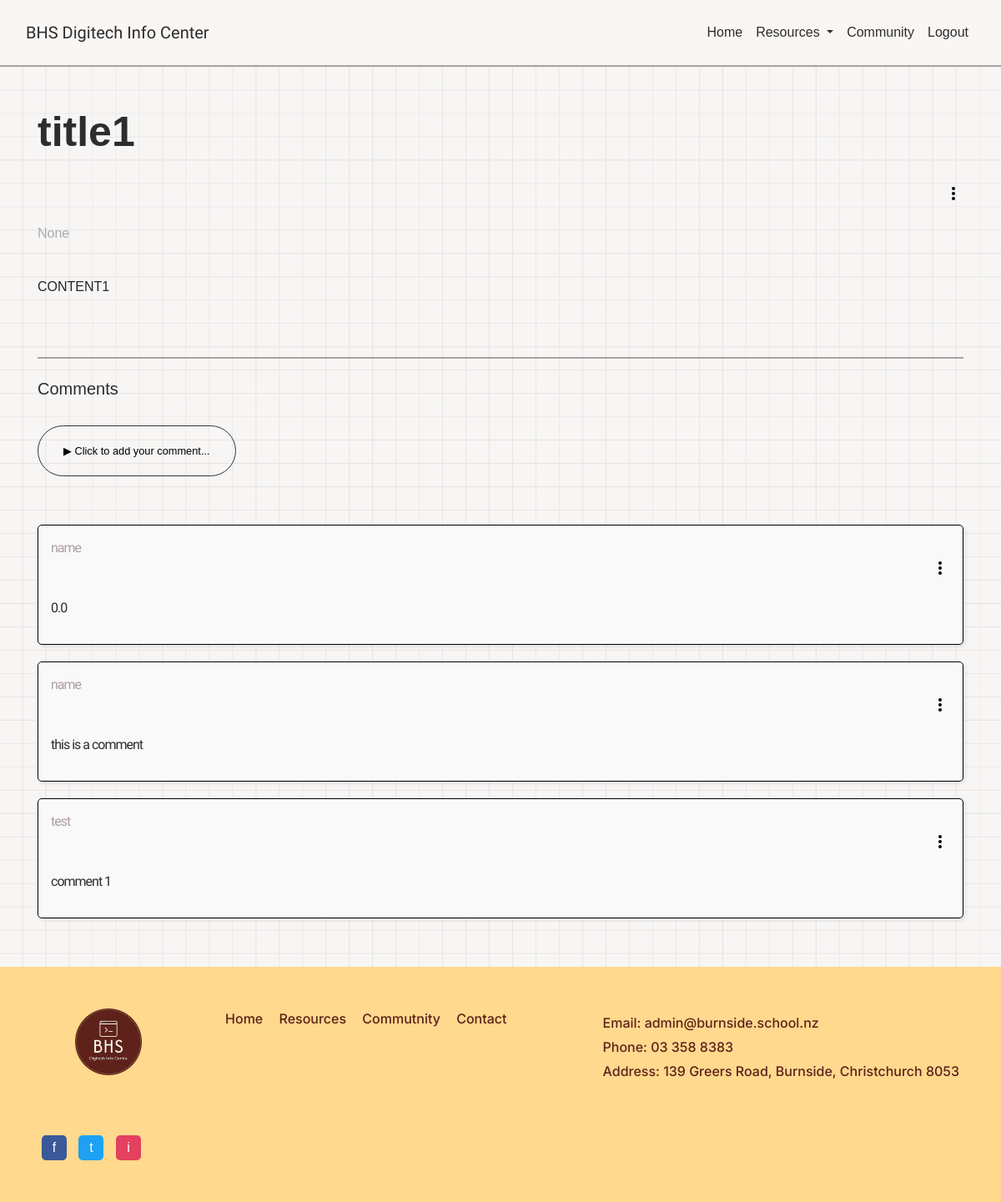
The page /forum/1/ (signed in) on the database its author committed.
### tables this page shows
CREATE TABLE forum_posts (postID INTEGER PRIMARY KEY, userID INTEGER REFERENCES user (userID), title TEXT, content TEXT, post_date TIMESTAMP DEFAULT (CURRENT_TIMESTAMP));

CREATE TABLE comments (comID INTEGER PRIMARY KEY, userID INTEGER REFERENCES user (userID), postID INTEGER REFERENCES forum_posts (postID), content TEXT, com_date TIMESTAMP DEFAULT (CURRENT_TIMESTAMP));

CREATE TABLE user (userID INTEGER PRIMARY KEY, email TEXT, username TEXT, password TEXT, profile_pic TEXT);

### website/views.py (the view)
@views.route('/forum/<id>/', methods=['GET', 'POST'])
def forum(id):
    if id == 'home':
        sql = 'SELECT * FROM forum_posts;'
        posts = query_db(sql)
        if posts:
            return render_template('forumHome.html', posts=posts)
        else:
            return render_template('forumHome.html', posts='No posts are currently available')
    elif id == None:
        abort(404)
    else:
        try:
            id = int(id)
            sql_post = '''SELECT f.title, f.content, f.post_date, u.username, u.userID, u.profile_pic
            FROM user u
            LEFT JOIN forum_posts f on u.userID = f.userID
            WHERE f.postID = ?;'''
            post_data = query_db(sql_post, (id,), one=True)
            if not post_data: # post doesn't exist
                flash('Post not available.', category='error')
                return redirect(url_for('views.forum', id = 'home'))
            sql_comment = '''SELECT c.*, u.username
            FROM comments c
            LEFT JOIN user u ON c.userID = u.userID
            WHERE c.postID = ?;'''
            comment_data = query_db(sql_comment, (id,))
            return render_template('forum.html', postID = id,
            title = post_data[0],
            content = post_data[1],
            date = post_data[2],
            username = post_data[3],
            userID = post_data[4],
            profile_pic = post_data[5], comments = comment_data)
        except ValueError:
            abort(404)

### website/views.py (called while the page is built)
def query_db(sql, args=(), one=False):
    db = sqlite3.connect('web.db')
    cursor = db.cursor()
    cursor.execute(sql, args)
    results = cursor.fetchall()
    db.commit()
    db.close()
    return (results[0] if results else None) if one else results

### website/templates/forum.html (shortened to what this page needs)
{% extends "base.html" %} {% block title %}{{ title }}{% endblock %}
{% block content %}
<br><br>
<h1>{{ title }}</h1>
{% include "dotPost.html" with context %}
<p class="date">{{ date }}</p>
<br>
<pre>{{ content }}</pre>
<br><br>
<div style='border-top:2px solid #aba3a3'>
    <br>
    <h5>Comments</h5>
    <br>
    <div>
        {% if 'user' in session %}
            <button class="comment-btn" onclick="document.getElementById('commentBox').classList.toggle('hidden');">▶ Click to add your comment...</button>
            <br>
        {% else %}
            <p>Please <a href="{{ url_for('auth.login') }}" class="custom-link-underline">log in</a> to add a comment.</p>
        {% endif %}
        <br><br>
        <ul class="comment-ul list-group list-group-flush" id="comments">
            {% for comment in comments %}
                <li class="comment-list-li heading-d">
                    <p class="inline" style="color: rgb(174, 158, 158)">{{ comment[5] }}</p>
                    {% include "dotComment.html" %}
                    <p>{{ comment[3] }}</p>
                </li>
            {% endfor %}
        </ul>
    </div>
</div><br><br>
{% endblock %}

### website/templates/dotComment.html (shortened to what this page needs)
<div class="container mt-5 inline">
    <div class="dropdown" align="right">
        <button class="dot-btn" id="dropdownMenuButton" data-toggle="dropdown" aria-haspopup="true" aria-expanded="false">
            <span class="navbar-toggler-icon"></span>
            <div class="dots">
                <span></span>
                <span></span>
                <span></span>
            </div>
        </button>
    </div>
</div>

### website/static/styles.css (style rules this page uses)
body { background-image: url('../static/img/grid.png'); background-repeat: repeat center center; -webkit-background-size: cover; -moz-background-size: cover; -o-background-size: cover; background-size: 100vw; background-color: #F8F6F5; font-family: Arial, sans-serif; margin: 0; padding: 0; overflow-x: hidden; color: #2C2D2D; margin-top: 80px; }
.comment-btn { padding: 20px 30px; border: 1px solid #333; border-radius: 40px; background-color: transparent; cursor: pointer; font-size: 0.8em; }
.comment-ul { list-style: none; }
.comment-list-li { border: 1px solid black; padding: 15px; margin: 10px 0; border-radius: 5px; box-shadow: 2px 2px 5px rgba(0,0,0,0.1); background-color: #f9f9f9; }
h1 { font-size: 50px; font-weight: bolder; }
.heading-d { font-family: "Courier Prime", monospace; font-weight: 400; font-style: normal; letter-spacing: -1px; }
.inline { display: inline; }
.date { color: rgb(170, 170, 170) }
pre { font-family: inherit; font-size: inherit; white-space: pre-wrap; margin: 0; }
.dot-btn { background: none; border: none; color: inherit; padding: 0; cursor: pointer; display: inline-block; position: relative; width: 24px; height: 24px; }
.dot-btn .dots { display: inline-block; position: absolute; top: 50%; left: 50%; transform: translate(-50%, -50%); }
.dot-btn .dots span { display: block; width: 4px; height: 4px; background-color: black; border-radius: 50%; margin: 2px 0; }

### rows shown on the page
forum_posts: title "title1", content "CONTENT1"
comments: username "name", content "0.0"
comments: username "name", content "this is a comment"
comments: username "test", content "comment 1"

### other values the page prints
{{ date }} "None"
